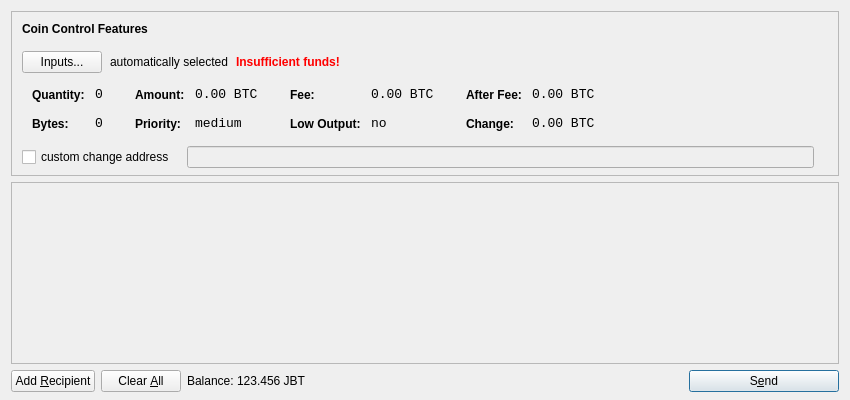
<?xml version="1.0" encoding="UTF-8"?>
<ui version="4.0">
 <class>SendCoinsDialog</class>
 <widget class="QDialog" name="SendCoinsDialog">
  <property name="geometry">
   <rect>
    <x>0</x>
    <y>0</y>
    <width>850</width>
    <height>400</height>
   </rect>
  </property>
  <property name="windowTitle">
   <string>Send Coins</string>
  </property>
  <layout class="QVBoxLayout" name="verticalLayout" stretch="0,1,0">
   <property name="bottomMargin">
    <number>8</number>
   </property>
   <item>
    <widget class="QFrame" name="frameCoinControl">
     <property name="sizePolicy">
      <sizepolicy hsizetype="Expanding" vsizetype="Expanding">
       <horstretch>0</horstretch>
       <verstretch>0</verstretch>
      </sizepolicy>
     </property>
     <property name="maximumSize">
      <size>
       <width>16777215</width>
       <height>16777215</height>
      </size>
     </property>
     <property name="frameShape">
      <enum>QFrame::StyledPanel</enum>
     </property>
     <property name="frameShadow">
      <enum>QFrame::Sunken</enum>
     </property>
     <layout class="QVBoxLayout" name="verticalLayoutCoinControl2">
      <property name="spacing">
       <number>-1</number>
      </property>
      <property name="leftMargin">
       <number>0</number>
      </property>
      <property name="topMargin">
       <number>0</number>
      </property>
      <property name="rightMargin">
       <number>0</number>
      </property>
      <property name="bottomMargin">
       <number>6</number>
      </property>
      <item>
       <layout class="QVBoxLayout" name="verticalLayoutCoinControl" stretch="0,0,0,0,1">
        <property name="spacing">
         <number>0</number>
        </property>
        <property name="leftMargin">
         <number>10</number>
        </property>
        <property name="topMargin">
         <number>10</number>
        </property>
        <item>
         <layout class="QHBoxLayout" name="horizontalLayoutCoinControl1">
          <property name="bottomMargin">
           <number>15</number>
          </property>
          <item>
           <widget class="QLabel" name="labelCoinControlFeatures">
            <property name="sizePolicy">
             <sizepolicy hsizetype="Preferred" vsizetype="Maximum">
              <horstretch>0</horstretch>
              <verstretch>0</verstretch>
             </sizepolicy>
            </property>
            <property name="font">
             <font>
              <weight>75</weight>
              <bold>true</bold>
             </font>
            </property>
            <property name="styleSheet">
             <string notr="true">font-weight:bold;</string>
            </property>
            <property name="text">
             <string>Coin Control Features</string>
            </property>
           </widget>
          </item>
         </layout>
        </item>
        <item>
         <layout class="QHBoxLayout" name="horizontalLayoutCoinControl2" stretch="0,0,0,0">
          <property name="spacing">
           <number>8</number>
          </property>
          <property name="bottomMargin">
           <number>10</number>
          </property>
          <item>
           <widget class="QPushButton" name="pushButtonCoinControl">
            <property name="styleSheet">
             <string notr="true"/>
            </property>
            <property name="text">
             <string>Inputs...</string>
            </property>
           </widget>
          </item>
          <item>
           <widget class="QLabel" name="labelCoinControlAutomaticallySelected">
            <property name="text">
             <string>automatically selected</string>
            </property>
            <property name="margin">
             <number>5</number>
            </property>
           </widget>
          </item>
          <item>
           <widget class="QLabel" name="labelCoinControlInsuffFunds">
            <property name="font">
             <font>
              <weight>75</weight>
              <bold>true</bold>
             </font>
            </property>
            <property name="styleSheet">
             <string notr="true">color:red;font-weight:bold;</string>
            </property>
            <property name="text">
             <string>Insufficient funds!</string>
            </property>
            <property name="margin">
             <number>5</number>
            </property>
           </widget>
          </item>
          <item>
           <spacer name="horizontalSpacerCoinControl">
            <property name="orientation">
             <enum>Qt::Horizontal</enum>
            </property>
            <property name="sizeHint" stdset="0">
             <size>
              <width>40</width>
              <height>1</height>
             </size>
            </property>
           </spacer>
          </item>
         </layout>
        </item>
        <item>
         <widget class="QWidget" name="widgetCoinControl" native="true">
          <property name="sizePolicy">
           <sizepolicy hsizetype="Preferred" vsizetype="Preferred">
            <horstretch>0</horstretch>
            <verstretch>0</verstretch>
           </sizepolicy>
          </property>
          <property name="minimumSize">
           <size>
            <width>0</width>
            <height>0</height>
           </size>
          </property>
          <property name="styleSheet">
           <string notr="true"/>
          </property>
          <layout class="QHBoxLayout" name="horizontalLayoutCoinControl5">
           <property name="margin">
            <number>0</number>
           </property>
           <item>
            <layout class="QHBoxLayout" name="horizontalLayoutCoinControl3" stretch="0,0,0,1">
             <property name="spacing">
              <number>20</number>
             </property>
             <property name="topMargin">
              <number>0</number>
             </property>
             <property name="bottomMargin">
              <number>10</number>
             </property>
             <item>
              <layout class="QFormLayout" name="formLayoutCoinControl1">
               <property name="horizontalSpacing">
                <number>10</number>
               </property>
               <property name="verticalSpacing">
                <number>14</number>
               </property>
               <property name="leftMargin">
                <number>10</number>
               </property>
               <property name="topMargin">
                <number>4</number>
               </property>
               <property name="rightMargin">
                <number>6</number>
               </property>
               <item row="0" column="0">
                <widget class="QLabel" name="labelCoinControlQuantityText">
                 <property name="styleSheet">
                  <string notr="true">font-weight:bold;</string>
                 </property>
                 <property name="text">
                  <string>Quantity:</string>
                 </property>
                 <property name="margin">
                  <number>0</number>
                 </property>
                </widget>
               </item>
               <item row="0" column="1">
                <widget class="QLabel" name="labelCoinControlQuantity">
                 <property name="font">
                  <font>
                   <family>Monospace</family>
                   <pointsize>10</pointsize>
                  </font>
                 </property>
                 <property name="cursor">
                  <cursorShape>IBeamCursor</cursorShape>
                 </property>
                 <property name="contextMenuPolicy">
                  <enum>Qt::ActionsContextMenu</enum>
                 </property>
                 <property name="text">
                  <string notr="true">0</string>
                 </property>
                 <property name="margin">
                  <number>0</number>
                 </property>
                 <property name="textInteractionFlags">
                  <set>Qt::LinksAccessibleByMouse|Qt::TextSelectableByKeyboard|Qt::TextSelectableByMouse</set>
                 </property>
                </widget>
               </item>
               <item row="1" column="0">
                <widget class="QLabel" name="labelCoinControlBytesText">
                 <property name="styleSheet">
                  <string notr="true">font-weight:bold;</string>
                 </property>
                 <property name="text">
                  <string>Bytes:</string>
                 </property>
                </widget>
               </item>
               <item row="1" column="1">
                <widget class="QLabel" name="labelCoinControlBytes">
                 <property name="font">
                  <font>
                   <family>Monospace</family>
                   <pointsize>10</pointsize>
                  </font>
                 </property>
                 <property name="cursor">
                  <cursorShape>IBeamCursor</cursorShape>
                 </property>
                 <property name="contextMenuPolicy">
                  <enum>Qt::ActionsContextMenu</enum>
                 </property>
                 <property name="text">
                  <string notr="true">0</string>
                 </property>
                 <property name="textInteractionFlags">
                  <set>Qt::LinksAccessibleByMouse|Qt::TextSelectableByKeyboard|Qt::TextSelectableByMouse</set>
                 </property>
                </widget>
               </item>
              </layout>
             </item>
             <item>
              <layout class="QFormLayout" name="formLayoutCoinControl2">
               <property name="horizontalSpacing">
                <number>10</number>
               </property>
               <property name="verticalSpacing">
                <number>14</number>
               </property>
               <property name="leftMargin">
                <number>6</number>
               </property>
               <property name="topMargin">
                <number>4</number>
               </property>
               <property name="rightMargin">
                <number>6</number>
               </property>
               <item row="0" column="0">
                <widget class="QLabel" name="labelCoinControlAmountText">
                 <property name="styleSheet">
                  <string notr="true">font-weight:bold;</string>
                 </property>
                 <property name="text">
                  <string>Amount:</string>
                 </property>
                 <property name="margin">
                  <number>0</number>
                 </property>
                </widget>
               </item>
               <item row="0" column="1">
                <widget class="QLabel" name="labelCoinControlAmount">
                 <property name="font">
                  <font>
                   <family>Monospace</family>
                   <pointsize>10</pointsize>
                  </font>
                 </property>
                 <property name="cursor">
                  <cursorShape>IBeamCursor</cursorShape>
                 </property>
                 <property name="contextMenuPolicy">
                  <enum>Qt::ActionsContextMenu</enum>
                 </property>
                 <property name="text">
                  <string notr="true">0.00 BTC</string>
                 </property>
                 <property name="textInteractionFlags">
                  <set>Qt::LinksAccessibleByMouse|Qt::TextSelectableByKeyboard|Qt::TextSelectableByMouse</set>
                 </property>
                </widget>
               </item>
               <item row="1" column="0">
                <widget class="QLabel" name="labelCoinControlPriorityText">
                 <property name="styleSheet">
                  <string notr="true">font-weight:bold;</string>
                 </property>
                 <property name="text">
                  <string>Priority:</string>
                 </property>
                </widget>
               </item>
               <item row="1" column="1">
                <widget class="QLabel" name="labelCoinControlPriority">
                 <property name="font">
                  <font>
                   <family>Monospace</family>
                   <pointsize>10</pointsize>
                  </font>
                 </property>
                 <property name="cursor">
                  <cursorShape>IBeamCursor</cursorShape>
                 </property>
                 <property name="contextMenuPolicy">
                  <enum>Qt::ActionsContextMenu</enum>
                 </property>
                 <property name="text">
                  <string>medium</string>
                 </property>
                 <property name="textInteractionFlags">
                  <set>Qt::LinksAccessibleByMouse|Qt::TextSelectableByKeyboard|Qt::TextSelectableByMouse</set>
                 </property>
                </widget>
               </item>
              </layout>
             </item>
             <item>
              <layout class="QFormLayout" name="formLayoutCoinControl3">
               <property name="horizontalSpacing">
                <number>10</number>
               </property>
               <property name="verticalSpacing">
                <number>14</number>
               </property>
               <property name="leftMargin">
                <number>6</number>
               </property>
               <property name="topMargin">
                <number>4</number>
               </property>
               <property name="rightMargin">
                <number>6</number>
               </property>
               <item row="0" column="0">
                <widget class="QLabel" name="labelCoinControlFeeText">
                 <property name="styleSheet">
                  <string notr="true">font-weight:bold;</string>
                 </property>
                 <property name="text">
                  <string>Fee:</string>
                 </property>
                 <property name="margin">
                  <number>0</number>
                 </property>
                </widget>
               </item>
               <item row="0" column="1">
                <widget class="QLabel" name="labelCoinControlFee">
                 <property name="font">
                  <font>
                   <family>Monospace</family>
                   <pointsize>10</pointsize>
                  </font>
                 </property>
                 <property name="cursor">
                  <cursorShape>IBeamCursor</cursorShape>
                 </property>
                 <property name="contextMenuPolicy">
                  <enum>Qt::ActionsContextMenu</enum>
                 </property>
                 <property name="text">
                  <string notr="true">0.00 BTC</string>
                 </property>
                 <property name="textInteractionFlags">
                  <set>Qt::LinksAccessibleByMouse|Qt::TextSelectableByKeyboard|Qt::TextSelectableByMouse</set>
                 </property>
                </widget>
               </item>
               <item row="1" column="0">
                <widget class="QLabel" name="labelCoinControlLowOutputText">
                 <property name="styleSheet">
                  <string notr="true">font-weight:bold;</string>
                 </property>
                 <property name="text">
                  <string>Low Output:</string>
                 </property>
                </widget>
               </item>
               <item row="1" column="1">
                <widget class="QLabel" name="labelCoinControlLowOutput">
                 <property name="font">
                  <font>
                   <family>Monospace</family>
                   <pointsize>10</pointsize>
                  </font>
                 </property>
                 <property name="cursor">
                  <cursorShape>IBeamCursor</cursorShape>
                 </property>
                 <property name="contextMenuPolicy">
                  <enum>Qt::ActionsContextMenu</enum>
                 </property>
                 <property name="text">
                  <string>no</string>
                 </property>
                 <property name="textInteractionFlags">
                  <set>Qt::LinksAccessibleByMouse|Qt::TextSelectableByKeyboard|Qt::TextSelectableByMouse</set>
                 </property>
                </widget>
               </item>
              </layout>
             </item>
             <item>
              <layout class="QFormLayout" name="formLayoutCoinControl4">
               <property name="horizontalSpacing">
                <number>10</number>
               </property>
               <property name="verticalSpacing">
                <number>14</number>
               </property>
               <property name="leftMargin">
                <number>6</number>
               </property>
               <property name="topMargin">
                <number>4</number>
               </property>
               <property name="rightMargin">
                <number>6</number>
               </property>
               <item row="0" column="0">
                <widget class="QLabel" name="labelCoinControlAfterFeeText">
                 <property name="styleSheet">
                  <string notr="true">font-weight:bold;</string>
                 </property>
                 <property name="text">
                  <string>After Fee:</string>
                 </property>
                 <property name="margin">
                  <number>0</number>
                 </property>
                </widget>
               </item>
               <item row="0" column="1">
                <widget class="QLabel" name="labelCoinControlAfterFee">
                 <property name="font">
                  <font>
                   <family>Monospace</family>
                   <pointsize>10</pointsize>
                  </font>
                 </property>
                 <property name="cursor">
                  <cursorShape>IBeamCursor</cursorShape>
                 </property>
                 <property name="contextMenuPolicy">
                  <enum>Qt::ActionsContextMenu</enum>
                 </property>
                 <property name="text">
                  <string notr="true">0.00 BTC</string>
                 </property>
                 <property name="textInteractionFlags">
                  <set>Qt::LinksAccessibleByMouse|Qt::TextSelectableByKeyboard|Qt::TextSelectableByMouse</set>
                 </property>
                </widget>
               </item>
               <item row="1" column="0">
                <widget class="QLabel" name="labelCoinControlChangeText">
                 <property name="styleSheet">
                  <string notr="true">font-weight:bold;</string>
                 </property>
                 <property name="text">
                  <string>Change:</string>
                 </property>
                </widget>
               </item>
               <item row="1" column="1">
                <widget class="QLabel" name="labelCoinControlChange">
                 <property name="font">
                  <font>
                   <family>Monospace</family>
                   <pointsize>10</pointsize>
                  </font>
                 </property>
                 <property name="cursor">
                  <cursorShape>IBeamCursor</cursorShape>
                 </property>
                 <property name="contextMenuPolicy">
                  <enum>Qt::ActionsContextMenu</enum>
                 </property>
                 <property name="text">
                  <string notr="true">0.00 BTC</string>
                 </property>
                 <property name="textInteractionFlags">
                  <set>Qt::LinksAccessibleByMouse|Qt::TextSelectableByKeyboard|Qt::TextSelectableByMouse</set>
                 </property>
                </widget>
               </item>
              </layout>
             </item>
            </layout>
           </item>
          </layout>
         </widget>
        </item>
        <item>
         <layout class="QHBoxLayout" name="horizontalLayoutCoinControl4" stretch="0,0,0">
          <property name="spacing">
           <number>12</number>
          </property>
          <property name="sizeConstraint">
           <enum>QLayout::SetDefaultConstraint</enum>
          </property>
          <property name="topMargin">
           <number>5</number>
          </property>
          <property name="rightMargin">
           <number>5</number>
          </property>
          <item>
           <widget class="QCheckBox" name="checkBoxCoinControlChange">
            <property name="text">
             <string>custom change address</string>
            </property>
           </widget>
          </item>
          <item>
           <widget class="QLineEdit" name="lineEditCoinControlChange">
            <property name="enabled">
             <bool>false</bool>
            </property>
            <property name="sizePolicy">
             <sizepolicy hsizetype="Expanding" vsizetype="Fixed">
              <horstretch>0</horstretch>
              <verstretch>0</verstretch>
             </sizepolicy>
            </property>
           </widget>
          </item>
          <item>
           <widget class="QLabel" name="labelCoinControlChangeLabel">
            <property name="sizePolicy">
             <sizepolicy hsizetype="Preferred" vsizetype="Expanding">
              <horstretch>0</horstretch>
              <verstretch>0</verstretch>
             </sizepolicy>
            </property>
            <property name="minimumSize">
             <size>
              <width>0</width>
              <height>0</height>
             </size>
            </property>
            <property name="text">
             <string/>
            </property>
            <property name="margin">
             <number>3</number>
            </property>
           </widget>
          </item>
         </layout>
        </item>
        <item>
         <spacer name="verticalSpacerCoinControl">
          <property name="orientation">
           <enum>Qt::Vertical</enum>
          </property>
          <property name="sizeHint" stdset="0">
           <size>
            <width>800</width>
            <height>1</height>
           </size>
          </property>
         </spacer>
        </item>
       </layout>
      </item>
     </layout>
    </widget>
   </item>
   <item>
    <widget class="QScrollArea" name="scrollArea">
     <property name="widgetResizable">
      <bool>true</bool>
     </property>
     <widget class="QWidget" name="scrollAreaWidgetContents">
      <property name="geometry">
       <rect>
        <x>0</x>
        <y>0</y>
        <width>830</width>
        <height>165</height>
       </rect>
      </property>
      <layout class="QVBoxLayout" name="verticalLayout_2">
       <property name="margin">
        <number>0</number>
       </property>
       <item>
        <layout class="QVBoxLayout" name="entries">
         <property name="spacing">
          <number>6</number>
         </property>
        </layout>
       </item>
       <item>
        <spacer name="verticalSpacer">
         <property name="orientation">
          <enum>Qt::Vertical</enum>
         </property>
         <property name="sizeHint" stdset="0">
          <size>
           <width>20</width>
           <height>40</height>
          </size>
         </property>
        </spacer>
       </item>
      </layout>
     </widget>
    </widget>
   </item>
   <item>
    <layout class="QHBoxLayout" name="horizontalLayout">
     <item>
      <widget class="QPushButton" name="addButton">
       <property name="toolTip">
        <string>Send to multiple recipients at once</string>
       </property>
       <property name="text">
        <string>Add &amp;Recipient</string>
       </property>
       <property name="icon">
        <iconset resource="../bitcoin.qrc">
         <normaloff>:/icons/add</normaloff>:/icons/add</iconset>
       </property>
       <property name="autoDefault">
        <bool>false</bool>
       </property>
      </widget>
     </item>
     <item>
      <widget class="QPushButton" name="clearButton">
       <property name="sizePolicy">
        <sizepolicy hsizetype="Minimum" vsizetype="Fixed">
         <horstretch>0</horstretch>
         <verstretch>0</verstretch>
        </sizepolicy>
       </property>
       <property name="toolTip">
        <string>Remove all transaction fields</string>
       </property>
       <property name="text">
        <string>Clear &amp;All</string>
       </property>
       <property name="icon">
        <iconset resource="../bitcoin.qrc">
         <normaloff>:/icons/remove</normaloff>:/icons/remove</iconset>
       </property>
       <property name="autoRepeatDelay">
        <number>300</number>
       </property>
       <property name="autoDefault">
        <bool>false</bool>
       </property>
      </widget>
     </item>
     <item>
      <layout class="QHBoxLayout" name="horizontalLayout_2">
       <property name="spacing">
        <number>3</number>
       </property>
       <item>
        <widget class="QLabel" name="label">
         <property name="text">
          <string>Balance:</string>
         </property>
        </widget>
       </item>
       <item>
        <widget class="QLabel" name="labelBalance">
         <property name="cursor">
          <cursorShape>IBeamCursor</cursorShape>
         </property>
         <property name="text">
          <string>123.456 JBT</string>
         </property>
         <property name="textInteractionFlags">
          <set>Qt::LinksAccessibleByMouse|Qt::TextSelectableByKeyboard|Qt::TextSelectableByMouse</set>
         </property>
        </widget>
       </item>
      </layout>
     </item>
     <item>
      <spacer name="horizontalSpacer">
       <property name="orientation">
        <enum>Qt::Horizontal</enum>
       </property>
       <property name="sizeHint" stdset="0">
        <size>
         <width>40</width>
         <height>20</height>
        </size>
       </property>
      </spacer>
     </item>
     <item>
      <widget class="QPushButton" name="sendButton">
       <property name="minimumSize">
        <size>
         <width>150</width>
         <height>0</height>
        </size>
       </property>
       <property name="toolTip">
        <string>Confirm the send action</string>
       </property>
       <property name="text">
        <string>S&amp;end</string>
       </property>
       <property name="icon">
        <iconset resource="../bitcoin.qrc">
         <normaloff>:/icons/send</normaloff>:/icons/send</iconset>
       </property>
       <property name="default">
        <bool>true</bool>
       </property>
      </widget>
     </item>
    </layout>
   </item>
  </layout>
 </widget>
 <resources>
  <include location="../bitcoin.qrc"/>
 </resources>
 <connections/>
</ui>
